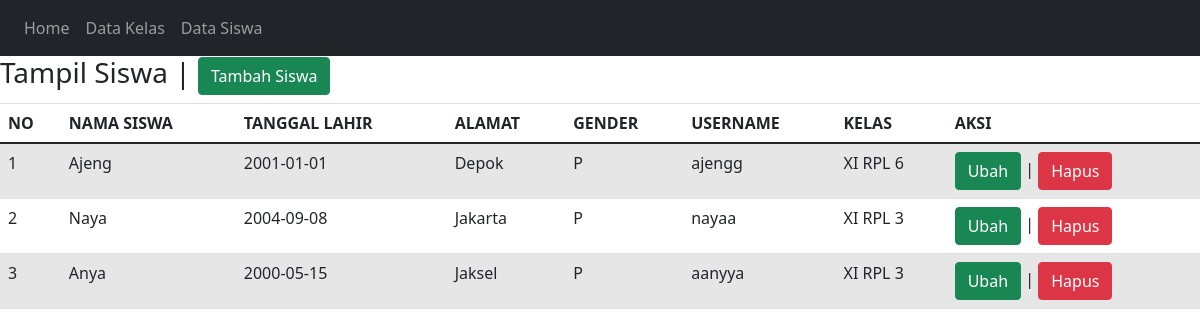
The app's page /tampil_siswa.php with its own data.
### tables this page shows
CREATE TABLE `siswa` (
  `id_siswa` int(3) NOT NULL,
  `nama_siswa` text NOT NULL,
  `tanggal_lahir` date NOT NULL,
  `alamat` text NOT NULL,
  `gender` enum('L','P','','') NOT NULL,
  `username` varchar(15) NOT NULL,
  `password` varchar(15) NOT NULL,
  `id_kelas` int(6) NOT NULL
);

CREATE TABLE `kelas` (
  `id_kelas` int(6) NOT NULL,
  `nama_kelas` varchar(25) NOT NULL,
  `kelompok` varchar(30) NOT NULL
);

### tampil_siswa.php (the view, shortened to what this page needs)
<html>
<html lang="en">
<head>
  <link rel="stylesheet" href="https://maxcdn.bootstrapcdn.com/bootstrap/4.5.2/css/bootstrap.min.css">
  <link href="https://cdn.jsdelivr.net/npm/bootstrap@5.0.1/dist/css/bootstrap.min.css" rel="stylesheet">
</head>
<body>
<nav class="navbar navbar-expand-sm bg-dark navbar-dark">
  <ul class="navbar-nav">
  <li class="nav-item">
      <a class="nav-link" href="index.php">Home</a>
    </li>
    <li class="nav-item">
      <a class="nav-link" href="tampil_kelas.php">Data Kelas</a>
    </li>
    <li class="nav-item">
    <a class="nav-link" href="tampil_siswa.php">Data Siswa</a>
    </li>
  </ul>
</nav>
    <h3>Tampil Siswa | <a href = "tambah_siswa.php" class = "btn btn-success">Tambah Siswa</a> </h3>
    <table class="table table-hover table-striped">
        <thead>
            <tr>
                <th>NO</th><th>NAMA SISWA</th><th>TANGGAL LAHIR</th>
    <th>ALAMAT</th><th>GENDER</th>
    <th>USERNAME</th><th>KELAS</th><th>AKSI</th>
            </tr>
        </thead>
        <tbody>
            <?php
            include "koneksi.php";
                $qry_siswa=mysqli_query($conn,"select * from siswa join kelas on kelas.id_kelas=siswa.id_kelas");
                $no=0;
            while($data_siswa=mysqli_fetch_array($qry_siswa)){
                $no++;?>
            <tr>
            <td><?=$no?></td><td><?=$data_siswa['nama_siswa']?></td> <td><?=$data_siswa['tanggal_lahir']?></td> <td><?=$data_siswa['alamat']?></td><td><?=$data_siswa['gender']?></td> <td><?=$data_siswa['username']?></td> <td><?=$data_siswa['nama_kelas']?></td>
            <td><a href="ubah_siswa.php?id_siswa=<?=$data_siswa['id_siswa']?>" class="btn btn-success">Ubah</a> | <a href="hapus.php?id_siswa=<?=$data_siswa['id_siswa']?>" onclick="return confirm('Apakah anda yakin menghapus data ini?')" class="btn btn-danger">Hapus</a></td>
            </tr>
            <?php
            }
            ?>
        </tbody>
    </table>
</body>
</html>

### records on screen
siswa: nama_siswa "Ajeng", tanggal_lahir "2001-01-01", alamat "Depok", gender "P", username "ajengg", id_kelas.nama_kelas "XI RPL 6"
siswa: nama_siswa "Naya", tanggal_lahir "2004-09-08", alamat "Jakarta", gender "P", username "nayaa", id_kelas.nama_kelas "XI RPL 3"
siswa: nama_siswa "Anya", tanggal_lahir "2000-05-15", alamat "Jaksel", gender "P", username "aanyya", id_kelas.nama_kelas "XI RPL 3"
